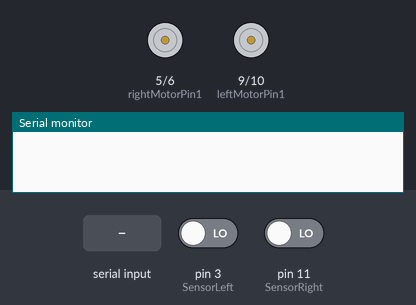
Bench run of a sketch on a simulated Arduino Uno, built with avr-gcc and run on an emulated ATmega328P. Parts: motor-driver pin pairs drawn as motors (green arrow = first pin HIGH = forward, orange = second pin HIGH = backward, longer = more drive), the last lines printed to the serial monitor. The test bench sets the inputs (shaded band); at power-on: pin 3 (SensorLeft) LOW, pin 11 (SensorRight) LOW.

Above: at 1.2 s.
1.3 s: "s" received over Serial
At 3.0 s:
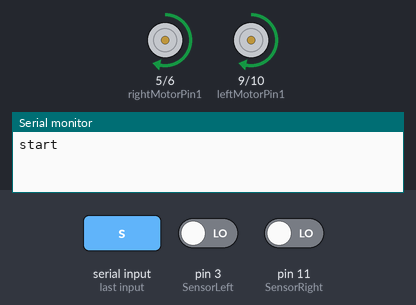
3.8 s: "sp1" received over Serial
At 6.0 s:
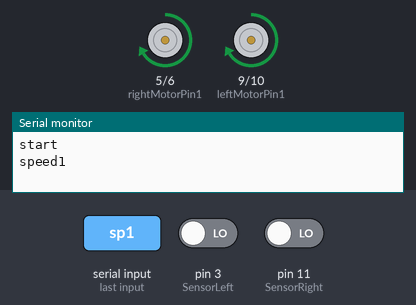
6.3 s: "l" received over Serial
At 8.0 s:
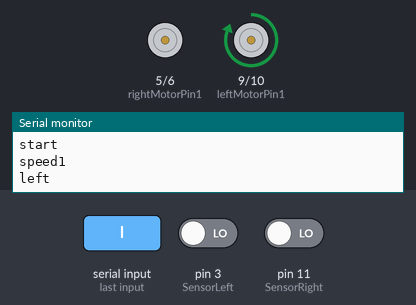
8.8 s: "r" received over Serial
At 11.0 s:
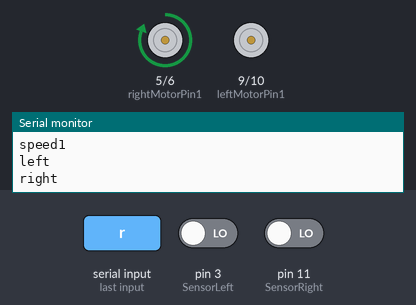
11.3 s: "re" received over Serial
At 13.0 s:
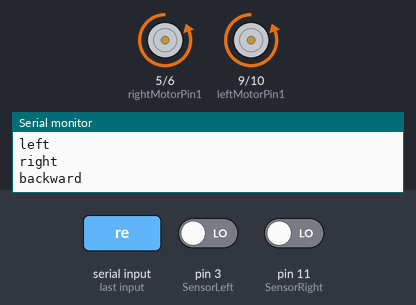
13.8 s: "track" received over Serial
At 15.1 s:
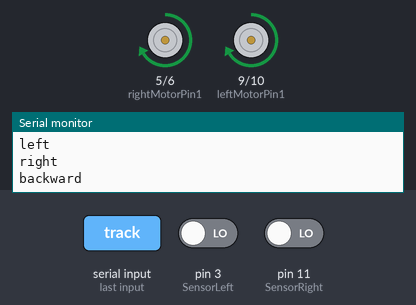
Timing chart, 0 to 16.8 s (numbered marks = the images above; inputs shaded):
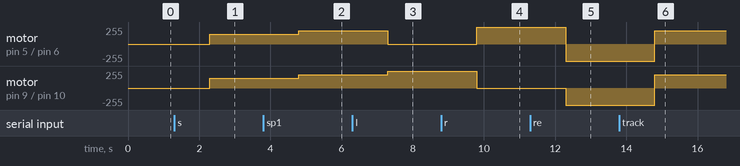

Measured:
- after the input at 1.3 s, motor on pin 5 (rightMotorPin1) / pin 6 (rightMotorPin2), motor on pin 9 (leftMotorPin1) / pin 10 (leftMotorPin2): stopped → forward 150/255 after 1.0 s
- after the input at 3.8 s, motor on pin 5 (rightMotorPin1) / pin 6 (rightMotorPin2), motor on pin 9 (leftMotorPin1) / pin 10 (leftMotorPin2): forward 150/255 → forward 200/255 after 1.0 s
- after the input at 6.3 s, motor on pin 5 (rightMotorPin1) / pin 6 (rightMotorPin2): forward 200/255 → stopped after 1.0 s; motor on pin 9 (leftMotorPin1) / pin 10 (leftMotorPin2): forward 200/255 → forward 255/255 after 1.0 s
- after the input at 8.8 s, motor on pin 5 (rightMotorPin1) / pin 6 (rightMotorPin2): stopped → forward 255/255 after 1.0 s; motor on pin 9 (leftMotorPin1) / pin 10 (leftMotorPin2): forward 255/255 → stopped after 1.0 s
- after the input at 11.3 s, motor on pin 5 (rightMotorPin1) / pin 6 (rightMotorPin2): forward 255/255 → backward 255/255 after 1.0 s; motor on pin 9 (leftMotorPin1) / pin 10 (leftMotorPin2): stopped → backward 255/255 after 1.0 s
- after the input at 13.8 s, motor on pin 5 (rightMotorPin1) / pin 6 (rightMotorPin2), motor on pin 9 (leftMotorPin1) / pin 10 (leftMotorPin2): backward 255/255 → forward 200/255 after 1.0 s

The sketch:

line_follow_car.ino
```cpp
#include <ArduinoJson.h>

bool state = false;
//sensors
int SensorLeft = 3;  //IR obstacle detect Sensor
int SensorRight = 11;
int val_leftSensor ;
int val_rightSensor ;

//Right motor
int rightMotorPin1=5;
int rightMotorPin2=6;

//Left motor
int leftMotorPin1=9;
int leftMotorPin2=10;


void setup()
{
  Serial.begin(9600);
  pinMode(SensorLeft, INPUT);
  pinMode(SensorRight, INPUT);

  pinMode(rightMotorPin1, OUTPUT);              //right_clockwise
  pinMode(rightMotorPin2, OUTPUT);              //right_counterclock
  pinMode(leftMotorPin1, OUTPUT);              //left_clcok
  pinMode(leftMotorPin2, OUTPUT);            //left_counterclcok
}

//time
double total_time = 0;
double total_time_set = millis();
double total_time_end ;


void loop() {
if(state == true)
{
  total_time_end = millis();
  total_time = (total_time_end - total_time_set) / 1000;
  val_leftSensor = digitalRead(SensorLeft); // detected: 0  , undetected : 1
  val_rightSensor = digitalRead(SensorRight);
  // Serial.print("val_leftSensor: ");
  // Serial.println(val_leftSensor);
  // Serial.print("val_rightSensor: ");
  // Serial.println(val_rightSensor);


  //If none of the sensors detects black line, then go straight
  if (val_rightSensor == 0 && val_leftSensor == 0)
  {
    rotateMotor(150,0,150,0);
  }
  //If right sensor detects black line, then turn left
  else if (val_rightSensor == 1 && val_leftSensor == 0 )
  {
      rotateMotor(0,0,150,0);
  }
  //If left sensor detects black line, then turn right
  else if (val_rightSensor == 0 && val_leftSensor == 1 )
  {
      rotateMotor(150,0,0,0);
  }
  //If both the sensors detect black line, then stop
  else
  {
      rotateMotor(0,0,0,0);
  }
}

//manual car control
// DCmotor - analog control.... and range (0~255) equals (0~5)V
if(Serial.available()> 0)
{
  String input = Serial.readString();
  // Serial.println(input);

if(input =="s"){
   analogWrite(rightMotorPin1, 150);
  analogWrite(rightMotorPin2, 0);
  analogWrite(leftMotorPin1, 150);
  analogWrite(leftMotorPin2, 0);
  Serial.println("start");
}
if(input =="sp1"){
   analogWrite(rightMotorPin1, 200);
  analogWrite(rightMotorPin2, 0);
  analogWrite(leftMotorPin1, 200);
  analogWrite(leftMotorPin2, 0);
  Serial.println("speed1");
}
if(input =="sp2"){
   analogWrite(rightMotorPin1, 255);
  analogWrite(rightMotorPin2, 0);
  analogWrite(leftMotorPin1, 255);
  analogWrite(leftMotorPin2, 0);
  Serial.println("speed2");
}
if(input == "l"){
 analogWrite(rightMotorPin1, 0);
  analogWrite(rightMotorPin2, 0);
  analogWrite(leftMotorPin1, 255);
  analogWrite(leftMotorPin2, 0);
  Serial.println("left");
}
if(input == "r"){
  analogWrite(rightMotorPin1, 255);
  analogWrite(rightMotorPin2, 0);
  analogWrite(leftMotorPin1, 0);
  analogWrite(leftMotorPin2, 0);
  Serial.println("right");
}
if(input == "p"){
  analogWrite(rightMotorPin1, 0);
  analogWrite(rightMotorPin2, 0);
  analogWrite(leftMotorPin1, 0);
  analogWrite(leftMotorPin2, 0);
  Serial.println("stop");
}
if(input == "re"){
  analogWrite(rightMotorPin1, 0);
  analogWrite(rightMotorPin2, 255);
  analogWrite(leftMotorPin1, 0);
  analogWrite(leftMotorPin2, 255);
  Serial.println("backward");
}
if(input == "track"){
  total_time_set = millis();
  state = !state;
  if(state == false)
  {
  rotateMotor(0,0,0,0);
  // Serial.println("track off");
  // Serial.print("state change , status: ");
  // Serial.println(state);
  // Serial.print("total time: ");
  // Serial.print(total_time);

  String strS = "{\"data\":[";
  String str1 = "{\"type\":\"total_time\"";
  String str2 = ",\"value\":\"";
  String str3 = String(total_time);
  String str4 = "\"}]}";
  Serial.print(strS+str1+str2+str3+str4);
}
}


}
}


// function -> defines motor's rotate direction.
void rotateMotor(int R_Mo_Pin1_Val,int R_Mo_Pin2_Val, int L_Mo_Pin1_Val,int L_Mo_Pin2_Val)
{
   analogWrite(rightMotorPin1, R_Mo_Pin1_Val);
  analogWrite(rightMotorPin2, R_Mo_Pin2_Val);
  analogWrite(leftMotorPin1, L_Mo_Pin1_Val);
  analogWrite(leftMotorPin2, L_Mo_Pin2_Val);
}
```
